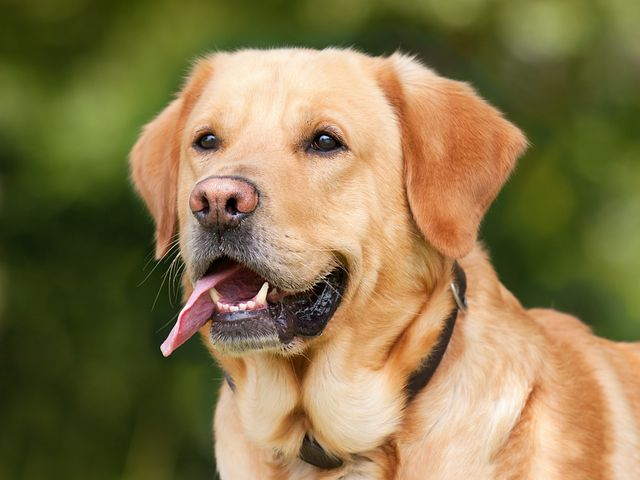
#> input picture Histogram_stretching/img.jpg, 640 x 480 px
$ python linear.py
#> lines starting #> are read from the running program, lines starting #| are printed output that depends on the picture
'''the given code implements the linear histogram stretching technique. The stretching is performed by modifying the intensity values of pixels in the input image, based on the histogram of the input image. Specifically, the technique tries to spread the pixel values uniformly across the entire range of intensities in the image (typically 0 to 255), by mapping the original pixel intensities to new values using a linear function. The resulting image will have an increased contrast, making it easier to visualize details in the image.'''


import copy
import os
import cv2
import numpy as np
from matplotlib import pyplot as plt #is a library for creating visualizations.


class LinearStretch:

    def __init__(self):
        self.img = ""
        self.original_image = ""
        self.last_list = []
        self.rem = 0
        self.sk = 0
        self.k = 0
        self.number_of_rows = 0
        self.number_of_cols = 0

    #The method performs a linear histogram stretch on the image.
    def stretch(self, input_image):
#> called with input_image = 'img.jpg'
        self.img = cv2.imread(input_image, 0)
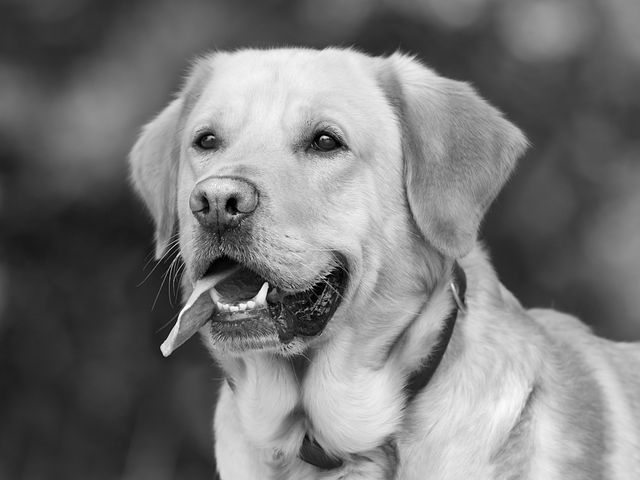
#> self.img: shape (480, 640); min 0, max 255, mean 119.7
        self.original_image = copy.deepcopy(self.img)

        # Original image histogram
        plt.subplot(2, 2, 1)
        plt.hist(self.img.ravel(), 256, [0, 256])
        plt.title('Original Image Histogram')
        plt.xlim([0, 256])
        plt.ylim([0, 5000])
        # returns a tuple of values (x, bins, and patches)
        x, _, _ = plt.hist(self.img.ravel(), 256, [0, 256], label="x")
#> x = 256 values, max 4124 at index 46, min 1 at index 253, mean 1200
        # each element x[i] contains the number of pixels that have intensity value equal to i
        self.k = np.sum(x) # the total number of pixels
#> self.k = 307200

        for i in range(len(x)):
            prk = x[i] / self.k # the probability of each intensity level

            self.sk += prk # the cumulative probability up to the current bin

            last = (256 - 1) * self.sk #the intensity value that the current bin should be stretched to


            #if there is any remainder from the previous bin's intensity value. If so, it is added to the current bin's intensity value.
            if self.rem != 0:
                self.rem = int(last % last)

            # rounds the intensity value to the nearest integer.
            last = int(last + 1 if self.rem >= 0.5 else last)

            #appends the rounded intensity value to a list
            self.last_list.append(last)

            #These two lines calculate the number of rows and columns in the image.
            self.number_of_rows = int(np.ma.count(self.img) / self.img[1].size)
            self.number_of_cols = self.img[1].size
#> this loop made 256 passes
#> (prk, self.sk, last) on passes 1 to 3: (0.000547, 0.000547, 0), (0.000117, 0.000664, 0), (0.000114, 0.000778, 0)
#> after the loop, self.last_list = 256 values from 0 to 254; self.rem = 0; self.sk = 1


        # For each pixel, the intensity value is replaced with its stretched value from self.last_list

        for i in range(self.number_of_cols):
            for j in range(self.number_of_rows):
                num = self.img[j][i]
                if num != self.last_list[num]:
                    self.img[j][i] = self.last_list[num]
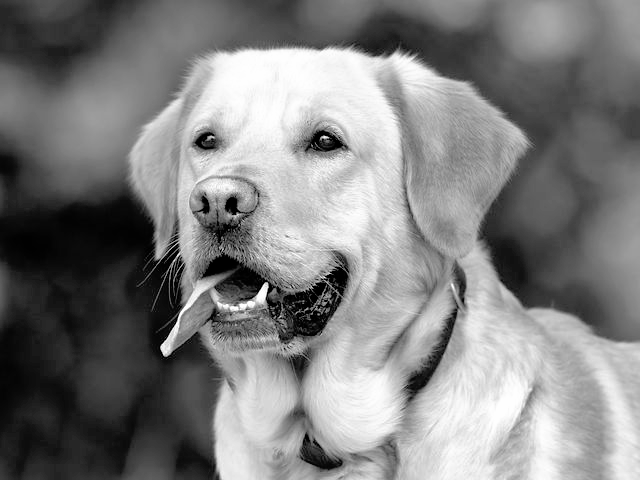
#> self.img: shape (480, 640); min 0, max 254, mean 127.7


        # Stretched image histogram
        plt.subplot(2, 2, 2)
        plt.hist(self.img.ravel(), 256, [0, 256])
        plt.title('Stretched Image Histogram')
        plt.xlim([0, 256])
        plt.ylim([0, 5000])

#        cv2.imwrite("output_data/output.jpg", self.img)

    def show_image(self):
        cv2.imshow("Output-Image", self.img)
        cv2.imshow("Input-Image", self.original_image)
        cv2.waitKey(5000)
        cv2.destroyAllWindows()


if __name__ == "__main__":
    stretcher = LinearStretch()
    stretcher.stretch("img.jpg")
    stretcher.show_image()
    plt.show()
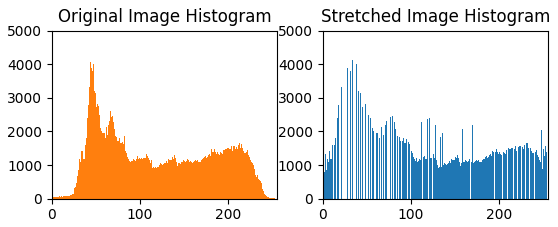
#> figure drawn by matplotlib, 2 panels; panel 1: tallest bar 4124 high, from x = 46 to 47; panel 1: tallest bar 4124 high, from x = 46 to 47; panel 2: tallest bar 4124 high, from x = 34 to 35
